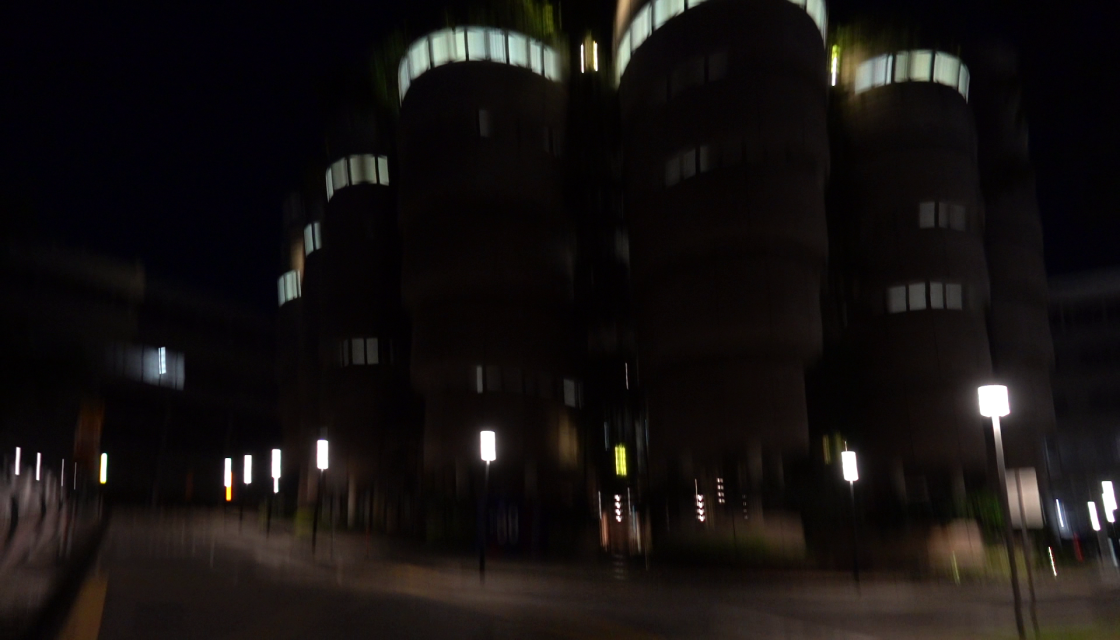
#> input picture LEDNet/inputs/WorstPics/C0310_0042.png, 1120 x 640 px; its folder holds only this picture in this run
$ jupyter execute LEDNet_Demo_Colab.ipynb   (shell and % lines are left out)   (older library calls are emulated)
#> lines starting #> are read from the running program, lines starting #| are printed output that depends on the picture
# 🌟 LEDNet: Joint Low-Light Enhancement and Deblurring (ECCV 2022)
### Interactive Google Colab Demo & Benchmark

[](https://colab.research.google.com/github/Tuannll/LEDNet-Joint-Restoration/blob/main/notebooks/LEDNet_Demo_Colab.ipynb)

This notebook demonstrates **LEDNet** for simultaneously enhancing extreme low-light visibility and removing severe camera/motion blur in a single forward pass.

**Core Innovations:**
1. **Pyramid Pooling Module (PPM)**: Multi-scale receptive fields `(1, 2, 3, 6)` capture global lighting context.
2. **Curve Channel Attention (CurveCALayer)**: High-order curve estimation for adaptive dynamic range expansion without clipping highlights.
3. **Dynamic Filtering (`KernelConv2D`)**: Spatially-variant kernel prediction for fine-grained local sharp deblurring.

## ⚙️ Step 1: Hardware Check & Environment Setup

[cell 1]
# Verify GPU availability

# Clone repository (if running directly on clean Colab)
import os
if not os.path.exists('LEDNet-Joint-Restoration'):
    print("Setting up repository workspace...")
    !git clone https://github.com/Tuannll/LEDNet-Joint-Restoration.git
    %cd LEDNet-Joint-Restoration/LEDNet
else:
    %cd LEDNet-Joint-Restoration/LEDNet

# Install dependencies
print("Environment ready!")

## 📥 Step 2: Download Pre-trained Model Checkpoints
Download official ECCV 2022 weights and custom fine-tuned weights.

[cell 2]
import os
os.makedirs('weights', exist_ok=True)

# Custom Fine-tuned Checkpoint from GitHub Release v1.0.0
if not os.path.exists('weights/lednet-mytrain.pth'):
    print("Downloading fine-tuned lednet-mytrain.pth...")
    !wget -q -O weights/lednet-mytrain.pth https://github.com/Tuannll/LEDNet-Joint-Restoration/releases/download/v1.0.0/lednet-mytrain.pth

# Official Baseline Checkpoint (ECCV 2022)
if not os.path.exists('weights/lednet.pth'):
    print("Downloading official lednet.pth...")
    !wget -q -O weights/lednet.pth https://github.com/sczhou/LEDNet/releases/download/v0.1.0/lednet.pth

print("Checkpoints ready:")

## 🚀 Step 3: Run Inference on Challenging Test Samples

[cell 3]
# Run unified inference with benchmark logging
print("Inference completed!")

## 📊 Step 4: Before vs After Side-by-Side Comparison & IQA Metrics

[cell 4]
import cv2
import glob
import numpy as np
import matplotlib.pyplot as plt

def calc_vol(img):
    gray = cv2.cvtColor(img, cv2.COLOR_BGR2GRAY)
    return float(cv2.Laplacian(gray, cv2.CV_64F).var())

def calc_uer(img, th=20):
    gray = cv2.cvtColor(img, cv2.COLOR_BGR2GRAY)
    return float(np.sum(gray < th) / gray.size) * 100.0

sample_files = sorted(glob.glob('inputs/WorstPics/*.png'))[:3]

fig, axs = plt.subplots(len(sample_files), 2, figsize=(14, 5 * len(sample_files)))
if len(sample_files) == 1:
    axs = np.expand_dims(axs, axis=0)

for i, inp_path in enumerate(sample_files):
    fname = os.path.basename(inp_path)
    out_path = os.path.join('results/colab_demo', fname)

    img_in = cv2.imread(inp_path)
#> img_in is the input picture: shape (640, 1120, 3); mean B, G, R 16.5, 17.5, 21.4
    img_out = cv2.imread(out_path)

    if img_in is None or img_out is None:
        continue

    vol_in, uer_in = calc_vol(img_in), calc_uer(img_in)
#> vol_in = 93.91; uer_in = 74.39
    vol_out, uer_out = calc_vol(img_out), calc_uer(img_out)
#> vol_out = 93.91; uer_out = 74.39

    rgb_in = cv2.cvtColor(img_in, cv2.COLOR_BGR2RGB)
    rgb_out = cv2.cvtColor(img_out, cv2.COLOR_BGR2RGB)

    axs[i, 0].imshow(rgb_in)
    axs[i, 0].set_title(f"Input: {fname}\nUER: {uer_in:.1f}% (Dark) | VoL: {vol_in:.1f} (Blurry)", fontsize=11, color='red')
    axs[i, 0].axis('off')

    axs[i, 1].imshow(rgb_out)
    axs[i, 1].set_title(f"Restored (LEDNet)\nUER: {uer_out:.1f}% (-{uer_in - uer_out:.1f}%) | VoL: {vol_out:.1f} (+{(vol_out/max(vol_in, 1e-4)-1)*100:.1f}%)", fontsize=11, color='green')
    axs[i, 1].axis('off')

plt.tight_layout()
plt.show()
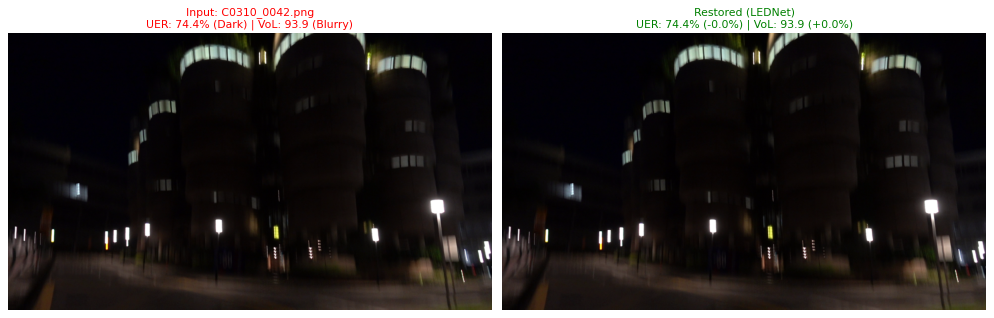
#> figure drawn by matplotlib, 2 panels


$ run again, on LEDNet/inputs/WorstPics/C0330_0054.png
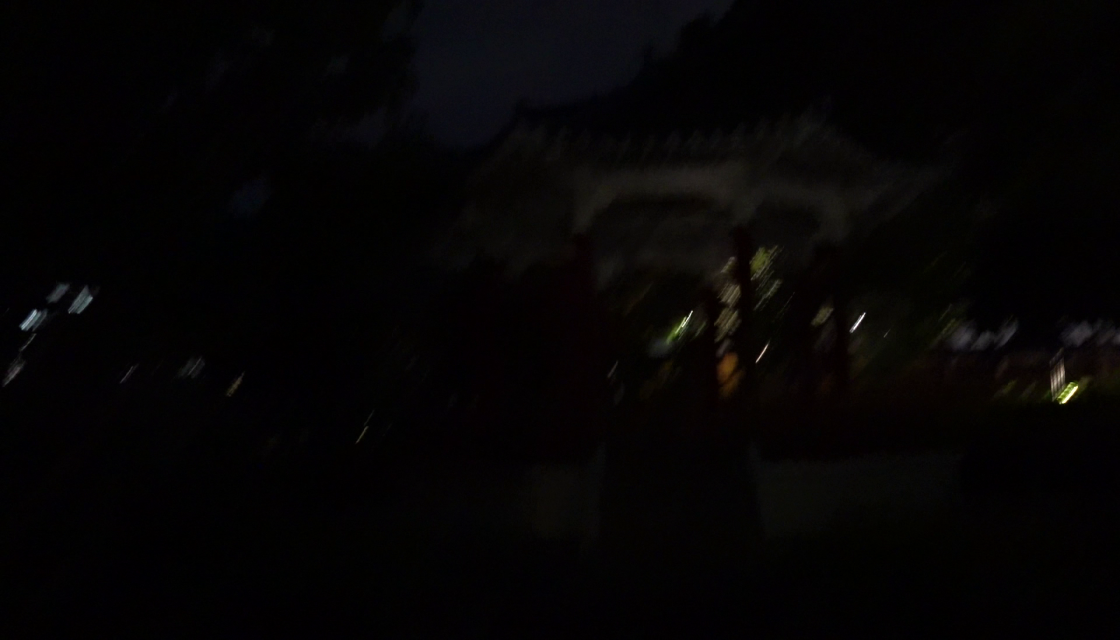
#> input picture LEDNet/inputs/WorstPics/C0330_0054.png, 1120 x 640 px
#> img_in is the input picture: shape (640, 1120, 3); mean B, G, R 4.1, 4, 5.4
#> vol_in = 24.1; uer_in = 97.51
#> vol_out = 24.1; uer_out = 97.51
#> `plt.show()`:
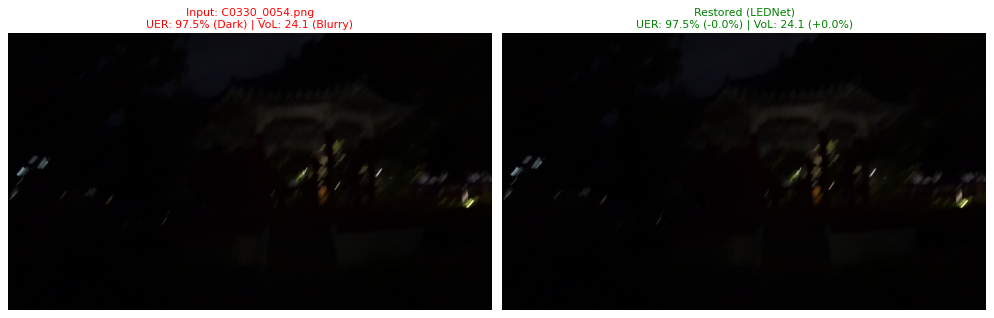
#> figure drawn by matplotlib, 2 panels

$ run again, on LEDNet/inputs/WorstPics/C0335_0046.png
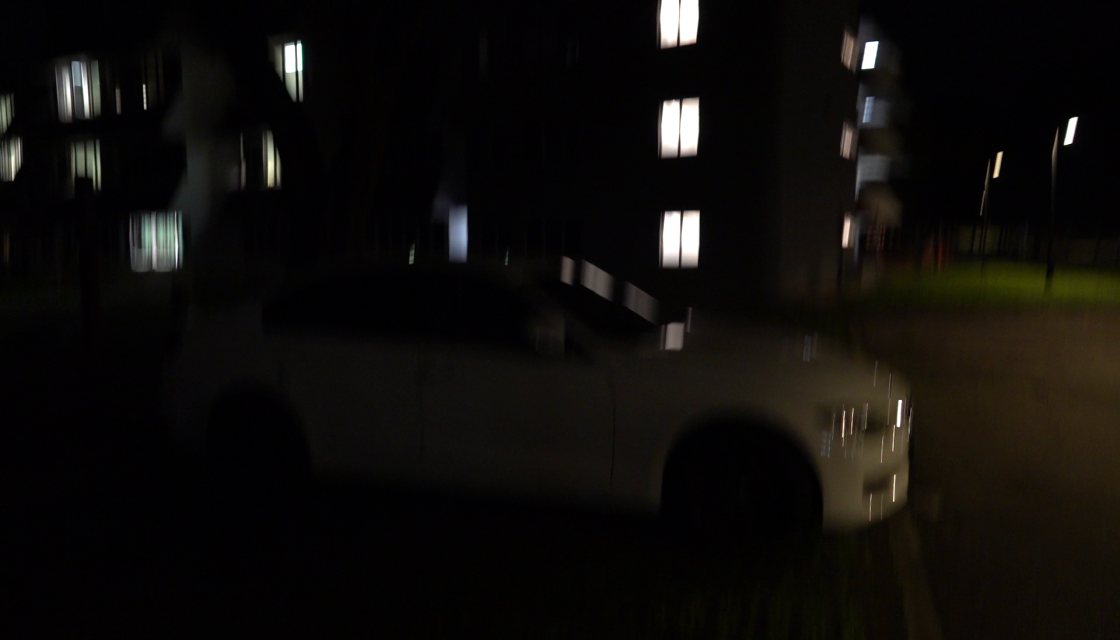
#> input picture LEDNet/inputs/WorstPics/C0335_0046.png, 1120 x 640 px
#> img_in is the input picture: shape (640, 1120, 3); mean B, G, R 10.3, 12.6, 14.8
#> in calc_vol, `gray = cv2.cvtColor(img, cv2.COLOR_BGR2GRAY)`:
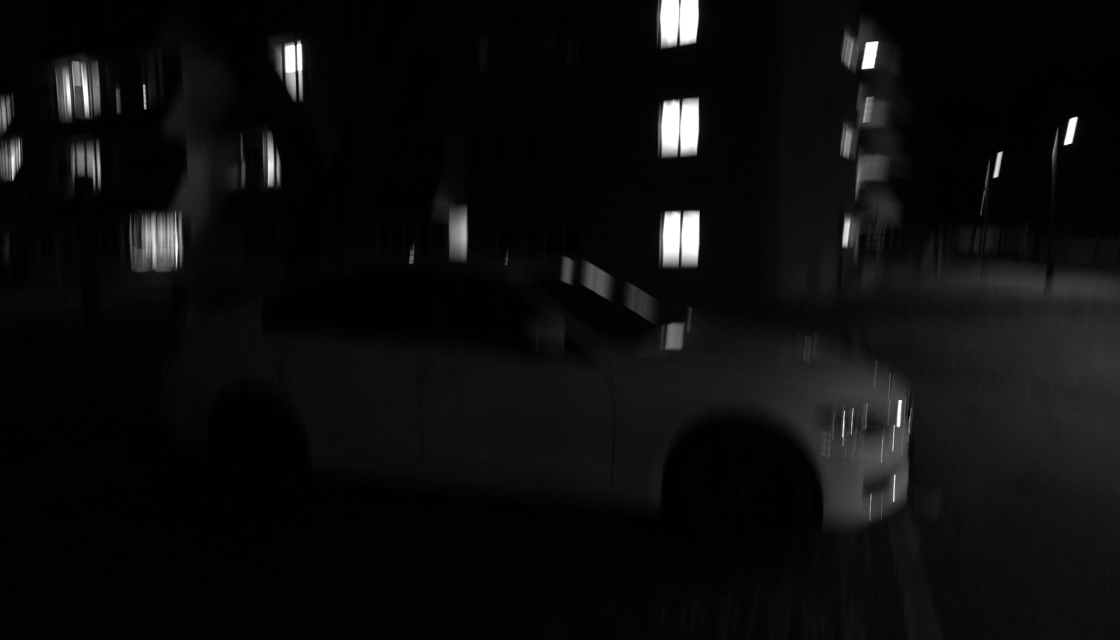
#> gray: shape (640, 1120); min 0, max 255, mean 13
#> vol_in = 86.57; uer_in = 84.07
#> vol_out = 86.57; uer_out = 84.07
#> `plt.show()`:
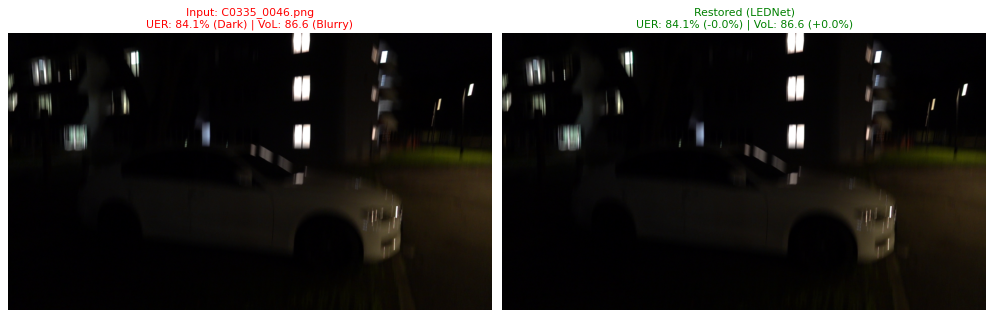
#> figure drawn by matplotlib, 2 panels

$ run again, on LEDNet/inputs/WorstPics/C0339_0042.png
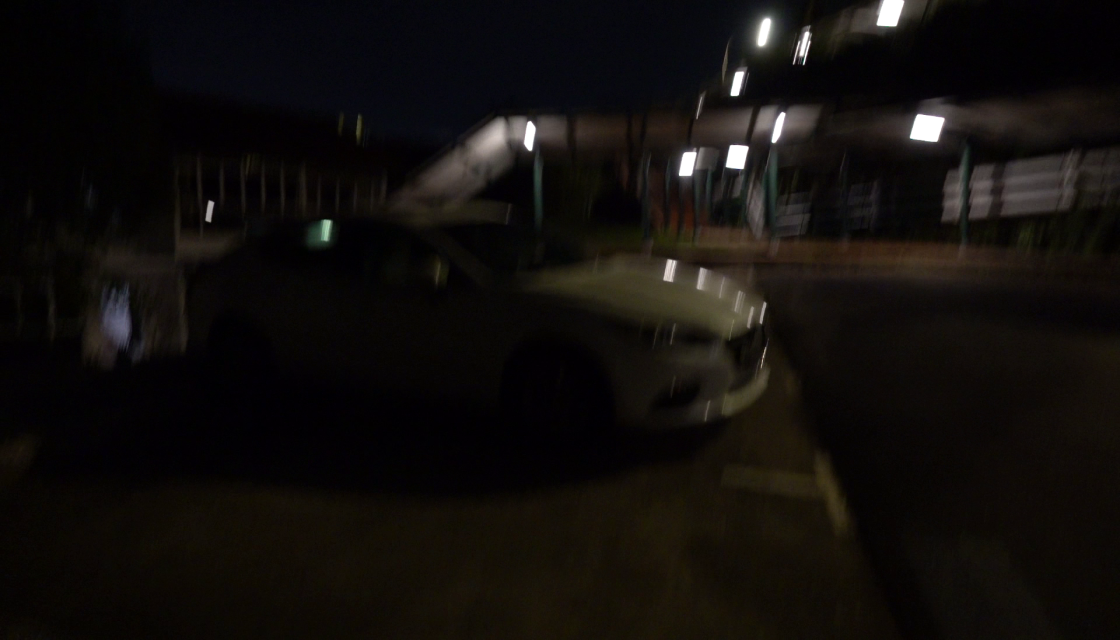
#> input picture LEDNet/inputs/WorstPics/C0339_0042.png, 1120 x 640 px
#> img_in is the input picture: shape (640, 1120, 3); mean B, G, R 12.1, 14.4, 17.5
#> vol_in = 41.08; uer_in = 82.26
#> vol_out = 41.08; uer_out = 82.26
#> `plt.show()`:
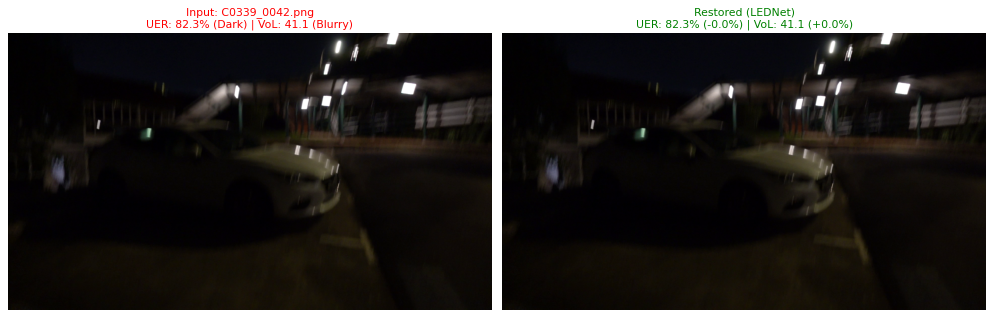
#> figure drawn by matplotlib, 2 panels

$ run again, on LEDNet/inputs/WorstPics/C0314_0092.png
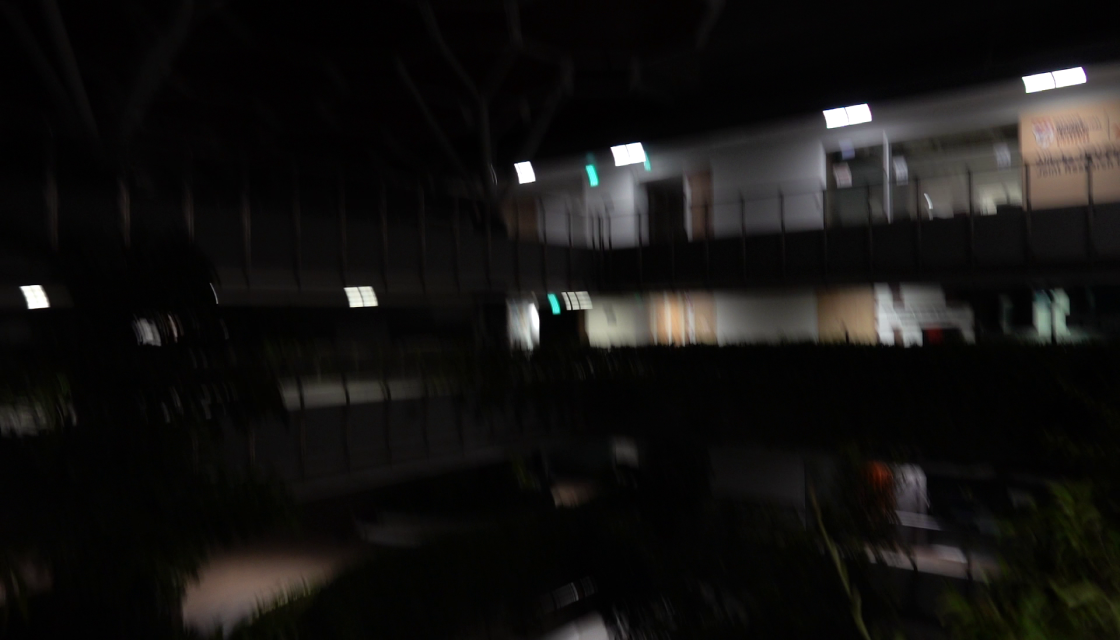
#> input picture LEDNet/inputs/WorstPics/C0314_0092.png, 1120 x 640 px
#> img_in is the input picture: shape (640, 1120, 3); mean B, G, R 17.3, 18.8, 20
#> vol_in = 45.57; uer_in = 81.08
#> vol_out = 45.57; uer_out = 81.08
#> `plt.show()`:
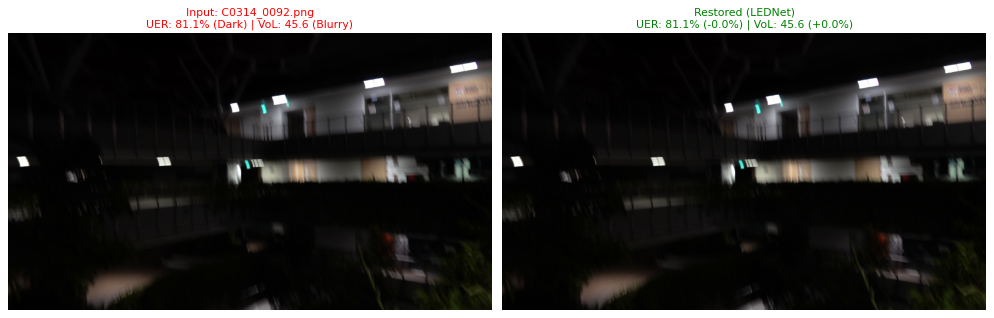
#> figure drawn by matplotlib, 2 panels
